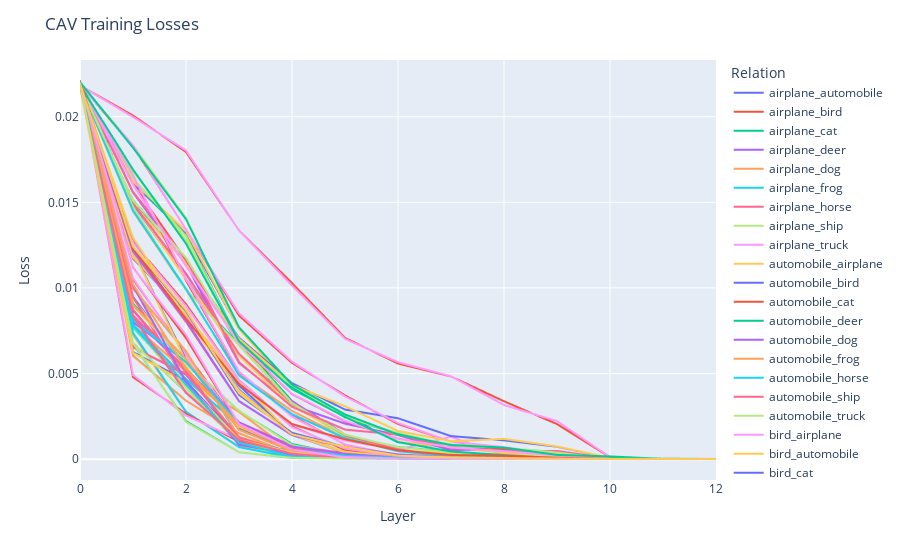

Write notebook code for a chart like this one.
### Code cell
cumulative_losses={}

for layer in range(13):
    layer_losses_file=open(f'{external_path}\\relative_concept_activation_vectors\\{layer}\\training_losses','rb')
    layer_losses=pickle.load(layer_losses_file)
    layer_losses_file.close()

    for relation in layer_losses.keys():
        if relation in cumulative_losses.keys():
            cumulative_losses[relation]=cumulative_losses[relation]+[layer_losses[relation]]
        else:
            cumulative_losses[relation]=[layer_losses[relation]]

cumulative_losses_df=pd.DataFrame.from_dict(cumulative_losses)

fig=px.line(cumulative_losses_df)

fig.update_layout(title="CAV Training Losses",xaxis_title="Layer",yaxis_title="Loss",legend_title="Relation")

fig.show()
